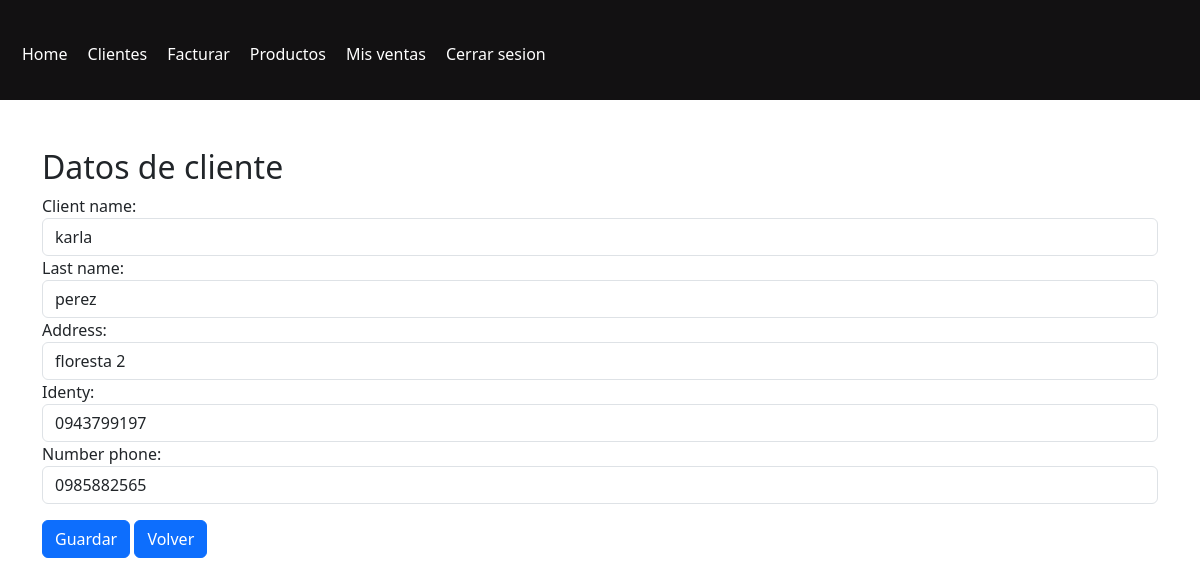
The app's page /venta/Anahion/client_detail/4/ (signed in), older data.
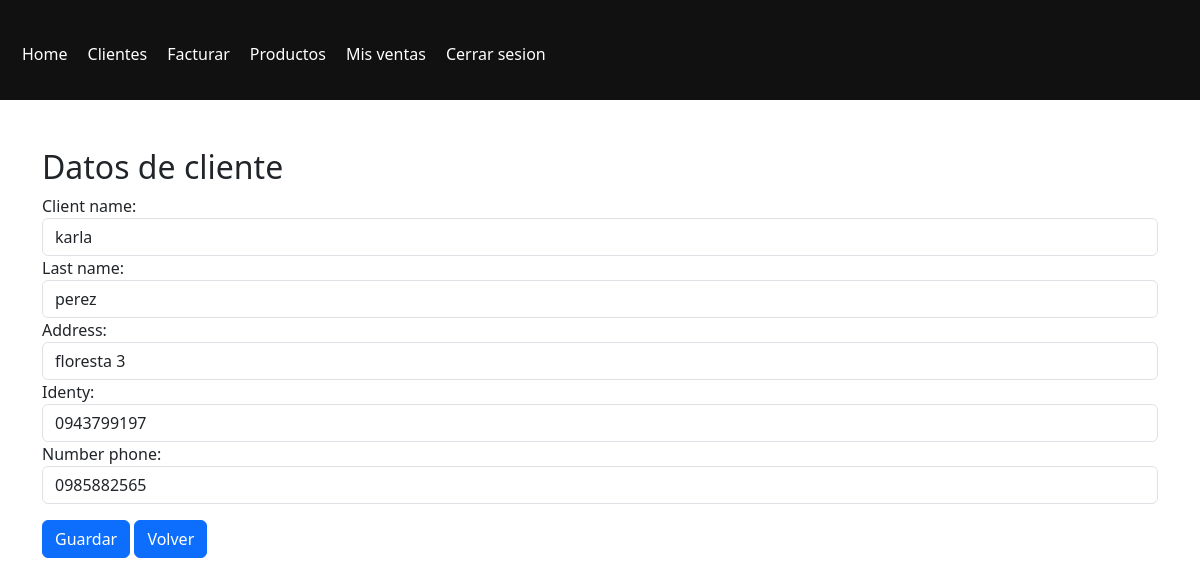
The same page, newer data.
### venta/models.py (models this page shows, shortened)
class Client(models.Model):
    client_name = models.CharField(max_length=255)
    last_name= models.CharField(max_length=255)
    address = models.CharField(max_length=255)
    identy = models.CharField(max_length=10)
    number_phone= models.CharField(max_length=10)
    status = models.BooleanField(default=True)
    class Meta:
        db_table = "client"
        verbose_name = "client"
        verbose_name_plural = "clients"

### venta/views.py (the view, shortened to what this page needs)
# urls.py: path('Anahion/client_detail/<int:id>/',client_detail,name="client_detail"),
@login_required
def client_detail(request, id):
    cliente = get_object_or_404(Client, pk=id)
    if request.method == 'GET':
        form_detail = ClientForm(instance=cliente)
        return render(request, 'clientes/client_detail.html', {'form_detail':form_detail})
    return render(request, 'clientes/client_detail.html', {'form_detail':form_detail})

### venta/forms.py
class ClientForm(ModelForm):
    class Meta:
        model=Client
        fields=['client_name','last_name','address','identy','number_phone']
        widgets={
            'client_name':forms.TextInput(attrs={'class':'form-control'}),
            'last_name':forms.TextInput(attrs={'class':'form-control'}),
            'address':forms.TextInput(attrs={'class':'form-control'}),
            'identy':forms.TextInput(attrs={'class':'form-control'}),
            'number_phone':forms.TextInput(attrs={'class':'form-control'})
        }

### venta/templates/clientes/client_detail.html (shortened to what this page needs)
{% extends 'base.html'%}
{% block header %}
{% include 'header.html' %}
{% endblock %}
{% block content %}
<div class="container mt-5" >
    <h2>Datos de cliente</h2>
    <div>
        <form method="POST">
            <div>
                {{ form_detail }}
            </div>
            <div class="mt-3">
              <button class="btn btn-primary">Guardar</button>
              <a  class="btn btn-primary" href="{% url 'clients' %}">Volver</a>
            </div>
        </form>
    </div>
</div>
{% endblock %}

Row changes from the older to the newer data that the page shows:
changed Client "karla": address "floresta 2" → "floresta 3"
